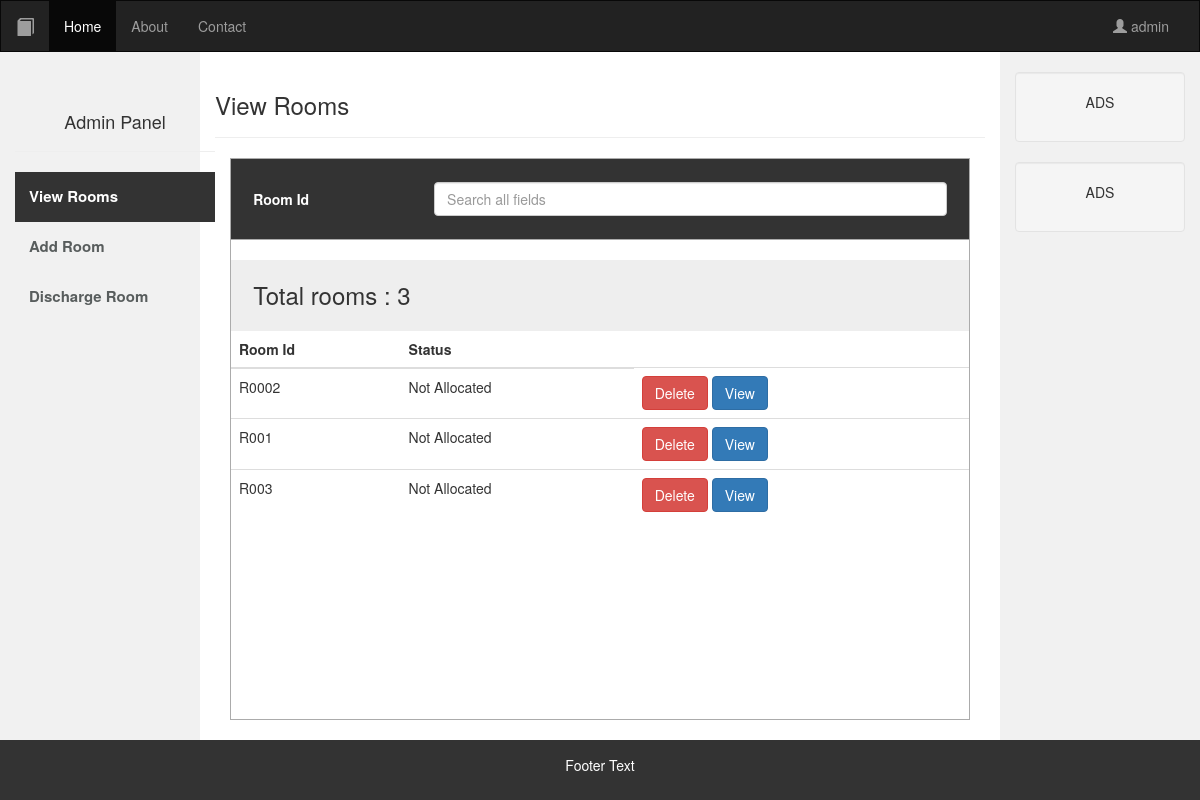
Page /adminhome.php (signed in) on the committed database.
### tables this page shows
CREATE TABLE `room` (
  `id` varchar(20) NOT NULL,
  `ac` int(11) NOT NULL,
  `bathroom` int(11) NOT NULL,
  `bystander` int(11) NOT NULL,
  `status` int(11) NOT NULL
);

### adminhome.php (the view, shortened to what this page needs)
<!DOCTYPE html>
<html lang="en">
<head>
  <link rel="stylesheet" href="css/bootstrap.css">
  <link rel="stylesheet" href="css/main.css">
</head>
<body>
<nav class="navbar navbar-inverse">
  <div class="container-fluid">
    <div class="navbar-header">
      <a class="navbar-brand glyphicon glyphicon-book" href="#"></a>
    </div>
    <div class="collapse navbar-collapse" id="myNavbar">
      <ul class="nav navbar-nav">
        <li class="active"><a href="#">Home</a></li>
        <li><a href="#">About</a></li>
        <li><a href="#">Contact</a></li>
      </ul>
      <ul class="nav navbar-nav navbar-right">
        <li><a href="#" data-toggle="modal" data-target="#myModal"> <span class="glyphicon glyphicon-user"></span> <?php echo $_SESSION['username']; ?></a></li>
      </ul>
    </div>
  </div>
</nav>
<div class="container-fluid text-center" >
  <div class="row content">
    <div class="col-sm-2 sidenav" id="left">
      <ul class="nav navbar-nav">
        <div class="page-header">
          <h4>Admin Panel</h4>
        </div>
      <a href="adminhome.php"><li class="active" id="s1">View Rooms</li></a>
      <a href="add_room.php"><li>Add Room</li></a>
      <a href="discharge_room.php"><li>Discharge Room</li></a>
      </ul>
    </div>
    <div class="col-sm-8 text-left" id="main_content">
       <div class="page-header">
    <h3>View Rooms</h3>
</div>
<div class="container search-table">
            <div class="search-box">
                <div class="row">
                    <div class="col-md-3">
                        <h5><b>Room Id</b></h5>
                    </div>
                    <div class="col-md-9">
                        <input type="text" id="myInput"  class="form-control" placeholder="Search all fields">
                    </div>
                </div>
            </div>
            <div class="search-list">
                <h3><?php
                    include('db.php');
                    $rslt=mysqli_query($con,"select * from room");
                    echo "Total rooms : ".mysqli_num_rows($rslt);
                ?></h3>
                <table class="table" id="myTable">
                    <thead>
                        <tr>
                            <th>Room Id</th>
                            <th>Status</th>
                        </tr>
                    </thead>
                    <tbody>
                    <?php
                      while($v=mysqli_fetch_array($rslt,MYSQLI_NUM))
                {
                    ?>
                          <tr>
                    <td><?php echo $v[0]  ?></td>
                    <td><?php if( $v[4] == 1){echo "Allocted";} else{ echo "Not Allocated"; }  ?>
                    <td><input type="button" value="Delete" onclick="if(confirm('<?php echo "Delete ".$v[0] ?>')) {window.location.href='adminhome.php?rid=<?php echo $v[0];?>'}" class="btn btn-danger" />
                    <input type="button" value="View" onclick="window.location.href='viewroom.php?rid=<?php echo $v[0];?>'" class="btn btn-primary" />
                   </td>
                  </tr>
                    <?php
            }
          ?>
                    </tbody>
                </table>
            </div>
        </div>
    </div>
    <div class="col-sm-2 sidenav">
      <div class="well">
        <p>ADS</p>
      </div>
      <div class="well">
        <p>ADS</p>
      </div>
    </div>
  </div>
</div>
<footer class="container-fluid text-center">
  <p>Footer Text</p>
</footer>
</body>
</html>

### css/main.css (style rules this page uses)
html, body { height: 100%; }
.sidenav .nav li { width: 200px; font-size: 15px; text-align: left; padding-left: 10px; color: #585d5d; font-weight: bold; height: 50px; padding: 14px; transition: 0.4s; }
.sidenav .nav .active { background-color: #333; color: #ffff; font-weight: bold; }
.navbar { margin-bottom: 0; border-radius: 0; }
.row.content { height: calc(86vh); }
.sidenav { padding-top: 20px; background-color: #f1f1f1; height: 100%; }
footer { background-color: #333; color: white; padding: 15px; }
.search-table { width: 100%; }
.search-box { background: #333; color: #ffff; border: 1px solid #ababab; padding: 3%; }
.search-list { background: #fff; border: 1px solid #ababab; border-top: none; height: 60vh; overflow-y: scroll; }
.search-list h3 { background: #eee; padding: 3%; margin-bottom: 0%; }

### rows in the picture
room: id "R0002", status "Not Allocated"
room: id "R001", status "Not Allocated"
room: id "R003", status "Not Allocated"

### other values in the picture
$_SESSION['username'] "admin"
mysqli_num_rows($rslt) "3"
